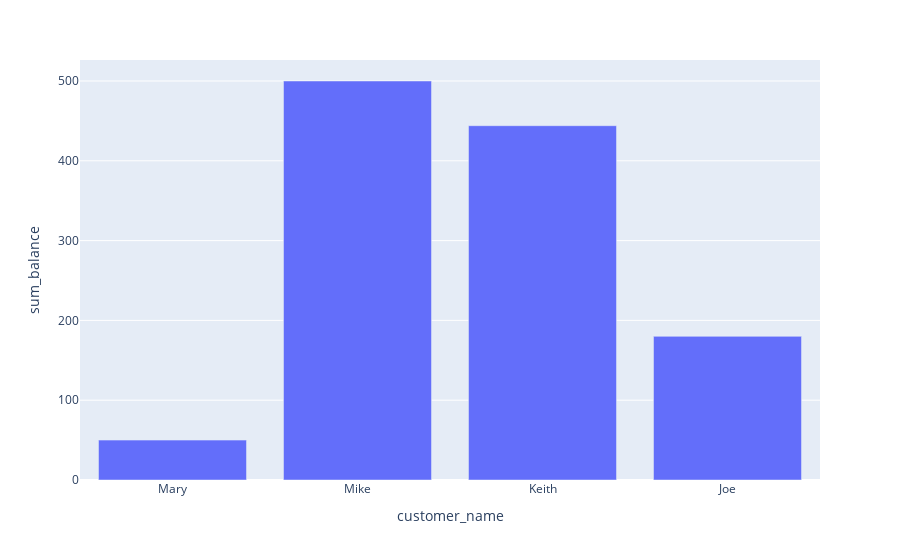

This figure's notebook cell:
### Code cell
fig = px.bar(
    account_df, 
    x='customer_name', 
    y='sum_balance'
)

fig.show()

### Figure 1 — Plotly figure (JSON) as saved in the notebook; plotly's stock layout.template omitted (floating-point values rounded to 4 significant figures)
{"data": [{"alignmentgroup": "True", "hovertemplate": "customer_name=%{x}<br>sum_balance=%{y}<extra></extra>", "legendgroup": "", "marker": {"color": "#636efa", "pattern": {"shape": ""}}, "name": "", "offsetgroup": "", "orientation": "v", "showlegend": false, "textposition": "auto", "type": "bar", "x": ["Mary", "Mike", "Keith", "Joe"], "xaxis": "x", "y": [50, 500, 444, 180], "yaxis": "y"}], "layout": {"barmode": "relative", "legend": {"tracegroupgap": 0}, "margin": {"t": 60}, "xaxis": {"anchor": "y", "domain": [0, 1], "title": {"text": "customer_name"}}, "yaxis": {"anchor": "x", "domain": [0, 1], "title": {"text": "sum_balance"}}}}
